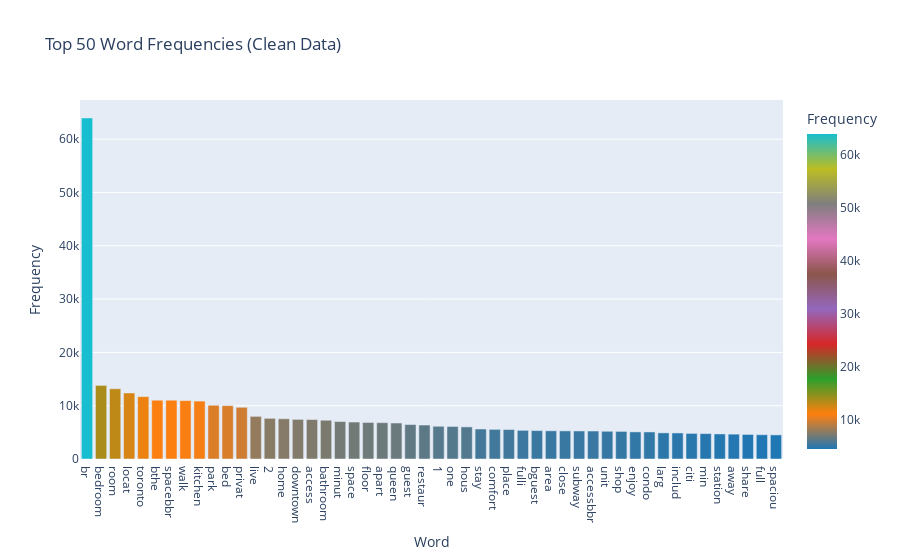

The cell this chart's notebook holds for it:
### Markdown cell above
Lets look at the top 50 cleaned data this time

### Code cell
cleaned_words = [word for sublist in clean_airbnb['description'] for word in sublist] # lets extract words

# Count the word frequencies
word_freq = Counter(cleaned_words)

# Get the top 50 most common words and their frequencies
top_50_words = dict(word_freq.most_common(50))

# Create a DataFrame from the top 50 word frequencies
df_top_words = pd.DataFrame(list(top_50_words.items()), columns=['Word', 'Frequency'])

#custom colors for the bar chart
colors = ['#1f77b4', '#ff7f0e', '#2ca02c', '#d62728', '#9467bd', '#8c564b', '#e377c2', '#7f7f7f', '#bcbd22', '#17becf']
fig = px.bar(df_top_words, x='Word', y='Frequency', title='Top 50 Word Frequencies (Clean Data)',
             color='Frequency', color_continuous_scale=colors)
fig.show()

### Figure 1 — Plotly figure (JSON) as saved in the notebook; plotly's stock layout.template omitted (floating-point values rounded to 4 significant figures)
{"data": [{"alignmentgroup": "True", "hovertemplate": "Word=%{x}<br>Frequency=%{marker.color}<extra></extra>", "legendgroup": "", "marker": {"color": [63976, 13806, 13179, 12386, 11703, 11028, 11028, 10957, 10865, 10075, 10011, 9700, 7998, 7631, 7545, 7435, 7398, 7272, 7028, 6934, 6852, 6816, 6751, 6463, 6372, 6139, 6101, 6025, 5628, 5560, 5531, 5373, 5331, 5292, 5273, 5258, 5247, 5202, 5178, 5085, 5075, 4903, 4884, 4801, 4765, 4698, 4663, 4605, 4557, 4523], "coloraxis": "coloraxis", "pattern": {"shape": ""}}, "name": "", "offsetgroup": "", "orientation": "v", "showlegend": false, "textposition": "auto", "type": "bar", "x": ["br", "bedroom", "room", "locat", "toronto", "bthe", "spacebbr", "walk", "kitchen", "park", "bed", "privat", "live", "2", "home", "downtown", "access", "bathroom", "minut", "space", "floor", "apart", "queen", "guest", "restaur", "1", "one", "hous", "stay", "comfort", "place", "fulli", "bguest", "area", "close", "subway", "accessbbr", "unit", "shop", "enjoy", "condo", "larg", "includ", "citi", "min", "station", "away", "share", "full", "spaciou"], "xaxis": "x", "y": [63976, 13806, 13179, 12386, 11703, 11028, 11028, 10957, 10865, 10075, 10011, 9700, 7998, 7631, 7545, 7435, 7398, 7272, 7028, 6934, 6852, 6816, 6751, 6463, 6372, 6139, 6101, 6025, 5628, 5560, 5531, 5373, 5331, 5292, 5273, 5258, 5247, 5202, 5178, 5085, 5075, 4903, 4884, 4801, 4765, 4698, 4663, 4605, 4557, 4523], "yaxis": "y"}], "layout": {"barmode": "relative", "coloraxis": {"colorbar": {"title": {"text": "Frequency"}}, "colorscale": [[0, "#1f77b4"], [0.1111, "#ff7f0e"], [0.2222, "#2ca02c"], [0.3333, "#d62728"], [0.4444, "#9467bd"], [0.5556, "#8c564b"], [0.6667, "#e377c2"], [0.7778, "#7f7f7f"], [0.8889, "#bcbd22"], [1, "#17becf"]]}, "legend": {"tracegroupgap": 0}, "title": {"text": "Top 50 Word Frequencies (Clean Data)"}, "xaxis": {"anchor": "y", "domain": [0, 1], "title": {"text": "Word"}}, "yaxis": {"anchor": "x", "domain": [0, 1], "title": {"text": "Frequency"}}}}
